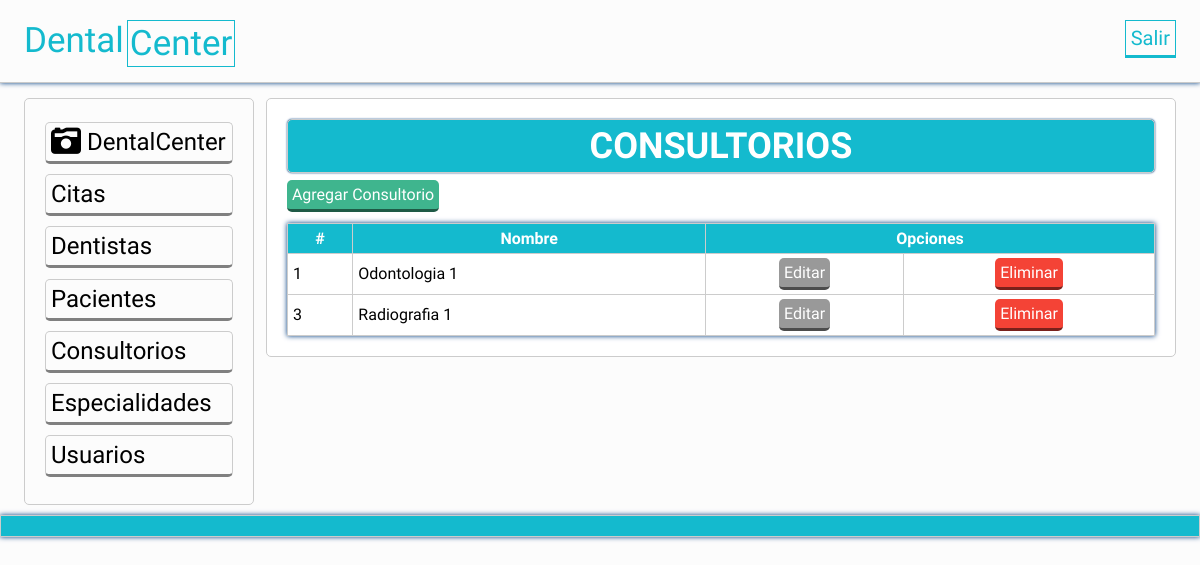
The page /vista/consultorios_vista.php on the database its author committed.
### tables this page shows
CREATE TABLE `consultorios` (
  `idConsultorio` int(11) NOT NULL,
  `conNombre` char(15) NOT NULL
);

### vista/consultorios_vista.php (the view, shortened to what this page needs)
<?php
try{
	$conexion = new PDO('mysql:host=localhost;dbname=dentalcenter','root','');
}catch(PDOException $e){
	echo "Error: ". $e->getMessage();
}
$consulta = $conexion -> prepare("
	SELECT * FROM consultorios order by idconsultorio limit 5");
$consulta ->execute();
$consulta = $consulta ->fetchAll();
?>
<?php include 'plantillas/header.php'; ?>
	<section class="main">
		<div class="wrapp">
			<?php include 'plantillas/nav.php'; ?>
				<article>
					<div class="mensaje">
						<h2>CONSULTORIOS</h2>
					</div>
						<a class="agregar" href="agregarconsultorios.php">Agregar Consultorio</a>
						<table class="tabla">
						  <tr>
							<th>#</th>
							<th>Nombre</th>
							<th colspan="2">Opciones</th>
						  </tr>
						<?php foreach ($consulta as $Sql): ?>
						<tr>
						<?php echo "<td>". $Sql['idConsultorio']. "</td>"; ?>
						<?php echo "<td>". $Sql['conNombre']. "</td>"; ?>
                        <?php echo "<td class='centrar'>"."<a href='actualizarconsultorio.php?idConsultorio=".$Sql['idConsultorio']."' class='editar'>Editar</a>". "</td>"; ?>
						<?php echo "<td class='centrar'>"."<a href='eliminar_consultorio.php?idConsultorio=".$Sql['idConsultorio']."' class='eliminar'>Eliminar</a>". "</td>"; ?>
						</tr>
						<?php endforeach; ?>
						</table>
				</article>
	</section>
<?php include 'plantillas/footer.php'; ?>
</body>
</html>

### css/estilos.css (style rules this page uses)
* { -webkit-box-sizing: border-box; -moz-box-sizing: border-box; box-sizing: border-box; margin:0px; padding:0px; font-family: 'Antic', sans-serif; }
body { background: rgba(0,0,0,.01); color:#000; }
.wrapp { padding: 0% 2%; width:100%; margin:auto; overflow: hidden; }
.mensaje { background: #14BACE; padding:5px; color:#fff; border-radius:5px; text-align: center; font-size: 1.5em; margin-bottom: 5px; box-shadow: 0 0px 2px #013D82 !important; }
article a { display:block; font-weight: normal; }
article { margin: 10px 0px; margin-left:1%; float: left; width: 79%; padding:20px; background: rgb(255, 255, 255); border-radius:5px; }
article,aside, .mensaje { border:1px solid #ccc; }
article a { margin: 2px 0px; display:inline-block; padding: 5px; color: white; border-radius:5px; cursor:pointer; border-bottom: 3px solid rgba(0, 0, 0,.5); width:auto; text-decoration:none; text-align:center; position: relative; }
article .agregar { background:#3FB58E; }
article .editar { background:#999; }
article .eliminar { background:#F44336; }
footer li,a { text-decoration: none; color: #fff; }
.tabla { box-shadow: 0 0px 5px #013D82 !important; width:100%; margin-top: 1%; border-collapse: collapse; }
.tabla th { background: #14BACE; padding: 5px; color:white; }
.centrar { text-align: center; }
.tabla td { padding: 2px 5px; }
.tabla td,th { border:1px solid #ccc; }

### rows shown on the page
consultorios: idConsultorio "1", conNombre "Odontologia 1"
consultorios: idConsultorio "3", conNombre "Radiografia 1"
